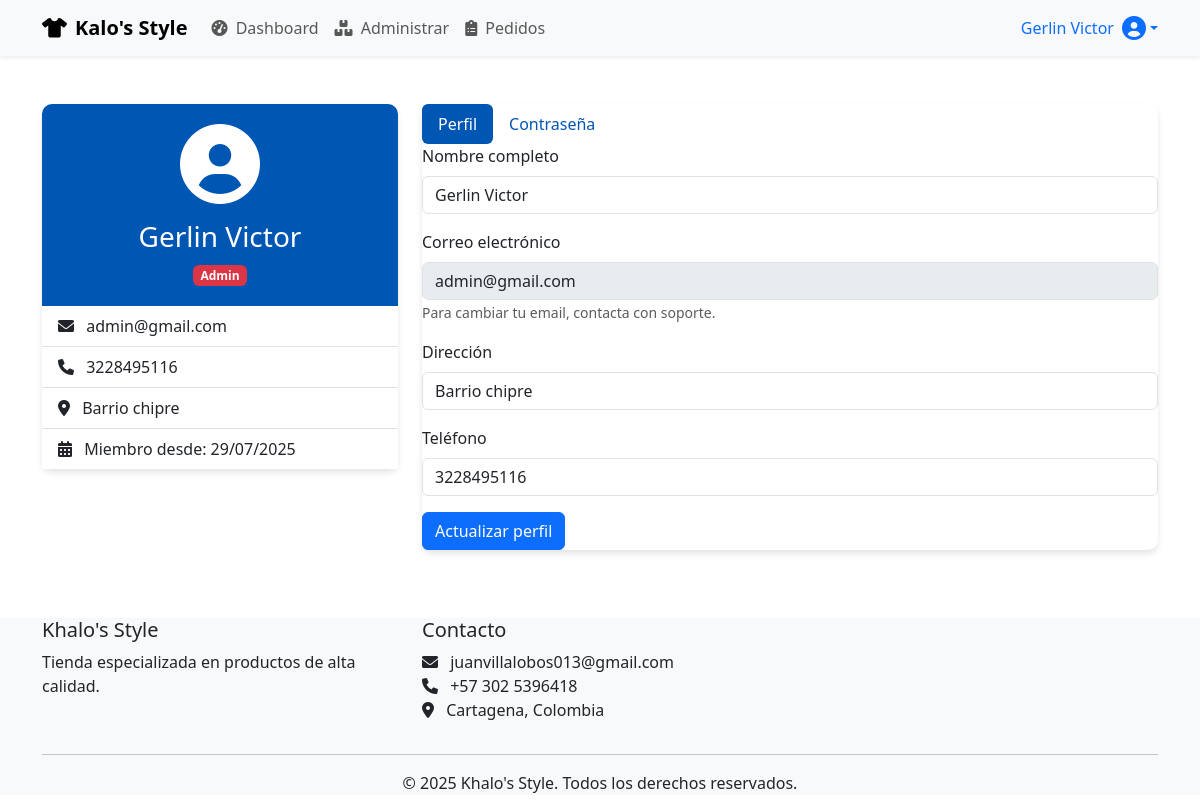
/store/perfil.php (signed in), run on the app's committed database.
### tables this page shows
CREATE TABLE `usuarios` (
  `id` int(11) NOT NULL,
  `nombre` varchar(100) NOT NULL,
  `email` varchar(100) NOT NULL,
  `password` varchar(255) NOT NULL,
  `direccion` text DEFAULT NULL,
  `telefono` varchar(20) DEFAULT NULL,
  `rol` enum('admin','cliente') DEFAULT 'cliente',
  `fecha_registro` timestamp NOT NULL DEFAULT current_timestamp()
);

### store/perfil.php (the view, shortened to what this page needs)
<?php
require_once 'config.php';
$stmt = $conn->prepare("SELECT * FROM usuarios WHERE id = ?");
$stmt->execute([$_SESSION['usuario_id']]);
$usuario = $stmt->fetch(PDO::FETCH_ASSOC);
?>
<!DOCTYPE html>
<html lang="es">
<head>
    <link href="https://cdn.jsdelivr.net/npm/bootstrap@5.3.0/dist/css/bootstrap.min.css" rel="stylesheet">
    <link rel="stylesheet" href="https://cdnjs.cloudflare.com/ajax/libs/font-awesome/6.0.0/css/all.min.css">
</head>
<body>
    <?php include 'navbar_perfil.php'; ?>
    <div class="container py-5">
        <div class="row">
            <div class="col-lg-4">
                <div class="profile-card">
                    <div class="profile-header text-center">
                        <div class="mb-3">
                            <i class="fas fa-user-circle fa-5x"></i>
                        </div>
                        <h3><?php echo $usuario['nombre']; ?></h3>
                        <span class="badge bg-<?php echo $usuario['rol'] == 'admin' ? 'danger' : 'success'; ?>">
                            <?php echo ucfirst($usuario['rol']); ?>
                        </span>
                    </div>
                    <div class="card-body">
                        <ul class="list-group list-group-flush">
                            <li class="list-group-item">
                                <i class="fas fa-envelope me-2"></i> <?php echo $usuario['email']; ?>
                            </li>
                            <?php if($usuario['telefono']): ?>
                                <li class="list-group-item">
                                    <i class="fas fa-phone me-2"></i> <?php echo $usuario['telefono']; ?>
                                </li>
                            <?php endif; ?>
                            <?php if($usuario['direccion']): ?>
                                <li class="list-group-item">
                                    <i class="fas fa-map-marker-alt me-2"></i> <?php echo $usuario['direccion']; ?>
                                </li>
                            <?php endif; ?>
                            <li class="list-group-item">
                                <i class="fas fa-calendar-alt me-2"></i> Miembro desde: <?php echo date('d/m/Y', strtotime($usuario['fecha_registro'])); ?>
                            </li>
                        </ul>
                    </div>
                </div>
            </div>
            <div class="col-lg-8">
                <div class="profile-card">
                    <div class="card-header">
                        <ul class="nav nav-pills card-header-pills">
                            <li class="nav-item">
                                <a class="nav-link active" data-bs-toggle="pill" href="#perfil">Perfil</a>
                            </li>
                            <li class="nav-item">
                                <a class="nav-link" data-bs-toggle="pill" href="#password">Contraseña</a>
                            </li>
                        </ul>
                    </div>
                    <div class="card-body">
                        <div class="tab-content">
                            <div class="tab-pane fade show active" id="perfil">
                                <form method="POST" action="perfil.php">
                                    <div class="mb-3">
                                        <label for="nombre" class="form-label">Nombre completo</label>
                                        <input type="text" class="form-control" id="nombre" name="nombre" value="<?php echo $usuario['nombre']; ?>" required>
                                    </div>
                                    <div class="mb-3">
                                        <label for="email" class="form-label">Correo electrónico</label>
                                        <input type="email" class="form-control" id="email" value="<?php echo $usuario['email']; ?>" disabled>
                                        <small class="text-muted">Para cambiar tu email, contacta con soporte.</small>
                                    </div>
                                    <div class="mb-3">
                                        <label for="direccion" class="form-label">Dirección</label>
                                        <input type="text" class="form-control" id="direccion" name="direccion" value="<?php echo $usuario['direccion'] ?? ''; ?>">
                                    </div>
                                    <div class="mb-3">
                                        <label for="telefono" class="form-label">Teléfono</label>
                                        <input type="text" class="form-control" id="telefono" name="telefono" value="<?php echo $usuario['telefono'] ?? ''; ?>">
                                    </div>
                                    <button type="submit" class="btn btn-primary">Actualizar perfil</button>
                                </form>
                            </div>
                        </div>
                    </div>
                </div>
            </div>
        </div>
    </div>
    <?php include 'footer.php'; ?>
</body>
</html>

### store/perfil.php (style rules this page uses)
.profile-card { border-radius: 10px; box-shadow: 0 4px 6px rgba(0, 0, 0, 0.1); margin-bottom: 20px; }
.profile-header { background-color: #0056b3; color: white; padding: 20px; border-top-left-radius: 10px; border-top-right-radius: 10px; }
.nav-pills .nav-link.active { background-color: #0056b3; }
.nav-pills .nav-link { color: #0056b3; }

### data on the page
usuarios: nombre "Gerlin Victor", rol "Admin", email "admin@gmail.com", telefono "3228495116", direccion "Barrio chipre", fecha_registro "29/07/2025"

### other printed values
$_SESSION['usuario_nombre'] "Gerlin Victor"
